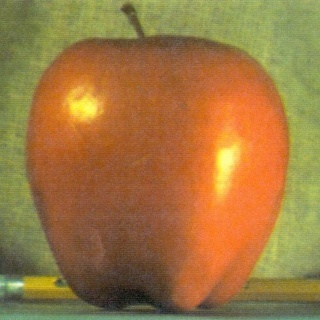
#> input picture images/apple.jpg, 320 x 320 px, found by its file name
$ jupyter execute chapter1_23.4.8.ipynb
#> lines starting #> are read from the running program, lines starting #| are printed output that depends on the picture
## 1.jupyter基本操作
- 按esc进入命令模式
    - M：markdown
    - Y:code
    - R:raw
- 函数提示
    - shift+tab

[cell 1]
import numpy as np
from matplotlib import pyplot as plt

[cell 2]
for i in range(10):
    print(i)

[cell 3]
np.ones(5)

## 2.三个重要属性
- ndim:n dimension
- shape
- dtype:data type数据类型
    - uint8,int64

## 3.矩阵创建

[cell 4]
a=np.array([1,3,1,4]);
a

[cell 5]
b=np.int64([5,6])
b

[cell 6]
c = np.float32([7,8])
c

[cell 7]
c.shape#(2,)
print(c.shape)
c.ndim#1
print(c.ndim)
c.dtype#float32

[cell 8]
c = np.uint16(c)
print(c)
c

[cell 9]
np.arange(1,10,1)

[cell 10]
np.arange(1,10,1.5)

[cell 11]
np.arange(10,1,-1)

[cell 12]
np.linspace(0,2*np.pi,6)

[cell 13]
z = np.zeros((2,4),dtype=int)

[cell 14]
z.dtype

[cell 15]
np.eye(5)

[cell 16]
np.identity(5)

[cell 17]
np.eye(5).dtype

[cell 18]
np.random.randint(0,20,(4,5))

## 4.矩阵转换

[cell 19]
eye = np.eye(5)

[cell 20]
eye = eye.reshape(-1,25)
eye.shape

[cell 21]
eye = eye.reshape(25)
eye.shape

[cell 22]
eye=eye.reshape((5,5))
eye.shape

[cell 23]
b = eye.flatten()
b.shape

[cell 24]
eye.shape

[cell 25]
eye.ravel()

[cell 26]
eye.shape

[cell 27]
#转秩
a = np.random.randint(1,100,(4,5))
a

[cell 28]
b = np.random.randint(2,50,(4,5))
b

[cell 29]
a.T

[cell 30]
a.transpose()

[cell 31]
#拼接
np.hstack((a,b))

[cell 32]
np.vstack((a,b))

[cell 33]
c = np.arange(5)
c,c.shape

[cell 34]
##numpy的广播机制
a,c,a+c

[cell 35]
## 各种最值
a

[cell 36]
print(a.max())
print(a.min())
print(a.mean())

[cell 37]
a.max(axis=0)

[cell 38]
a.min(axis=0)

[cell 39]
print(np.max(a))
print(np.min(a))
print(np.mean(a))

[cell 40]
a

[cell 41]
np.max(a,axis=0)

[cell 42]
np.max(a,axis=1)

## 6.数学运算

[cell 43]
a,b

[cell 44]
a+b

[cell 45]
np.power(a,2)

[cell 46]
19**2

[cell 47]
np.power(a,0.5)

[cell 48]
np.sqrt(a+b)

[cell 49]
np.log(a+b)

[cell 50]
np.log2(a)

[cell 51]
np.log10(1)

[cell 52]
a*b

[cell 53]
a

[cell 54]
c = np.ones(5)
c

[cell 55]
a*c

[cell 56]
c=c*2
c

[cell 57]
a*c

[cell 58]
a@c

[cell 59]
a.dot(c)

## 7.元素获取

[cell 60]
a

[cell 61]
a[0,1]

[cell 62]
a[0:,:]

[cell 63]
a[0,:]

[cell 64]
a[:,0]

[cell 65]
a[0:2,1:4]

[cell 66]
a[:,0]=[0,0,0,0]
a

[cell 67]
a[0,0]=1
a

## 8.图片读写及显示

[cell 68]
import cv2 as cv

[cell 69]
img = cv.imread("pic/apple.jpg")
#> img is the input picture: shape (320, 320, 3); mean B, G, R 64.7, 119.5, 158.9
cv.imwrite("images/apple.jpg",img)
#> Out = True

[cell 70]
cv.imshow("apple",img)
cv.waitKey(100)
cv.destroyAllWindows()

[cell 71]
img2 = cv.cvtColor(img,cv.COLOR_BGR2RGB)
plt.imshow(img2)

plt.show()

[cell 72]
#灰度图
img = cv.imread("images/apple.jpg",0)
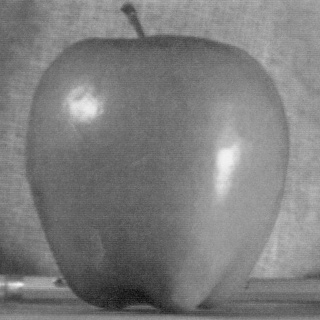
#> img: shape (320, 320); min 12, max 247, mean 125.1
img2 = cv.cvtColor(img,cv.COLOR_BGR2RGB)#方法1
plt.imshow(img2)
plt.show()

[cell 73]
plt.imshow(img,cmap="gray")
plt.show()

[cell 74]
img.ndim
#> Out = 2

[cell 75]
img = cv.imread("images/apple.jpg",0)
img.ndim
#> Out = 2

[cell 76]
def show(img):
    if img.ndim==2:
        plt.imshow(img,cmap="gray")
    elif img.ndim==3:
        img = cv.cvtColor(img,cv.COLOR_BGR2RGB)
        plt.imshow(img)
    plt.show()

[cell 77]
show(img)

## 9.简单绘图

[cell 78]
#plot
x=np.arange(10)
y=x+np.random.randint(1,10,10)
plt.plot(x,y,"*-",color="red")
plt.show()
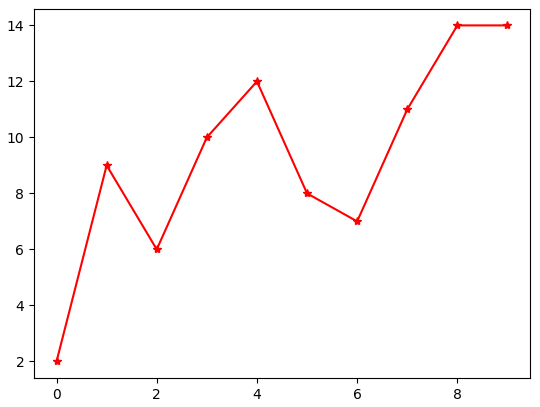
#> figure drawn by matplotlib, 1 panel; curve peaks at x = 8, y = 14

[cell 79]
x=np.linspace(0,1,100)
y1=np.power(x,0.5)
y2=np.power(x,1.0)
y3=np.power(x,2)
plt.plot(x,y1,label="x^0.5")
plt.plot(x,y2,label="x")
plt.plot(x,y3,label="x^2")
plt.legend()
plt.xlabel("x")
plt.ylabel("y")
plt.xlim([0,1])
plt.ylim([0,1])
plt.show()
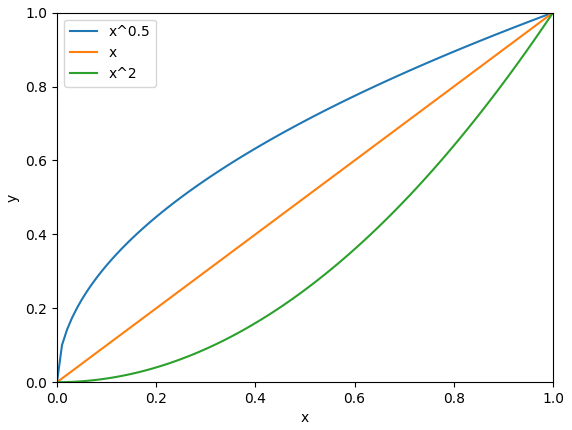
#> figure drawn by matplotlib, 1 panel; curve peaks at x = 1, y = 1; curve peaks at x = 1, y = 1; curve peaks at x = 1, y = 1

[cell 80]
#hist
a=np.random.randint(0,100,1000)
plt.hist(a,rwidth=0.9,color="r")
plt.show()
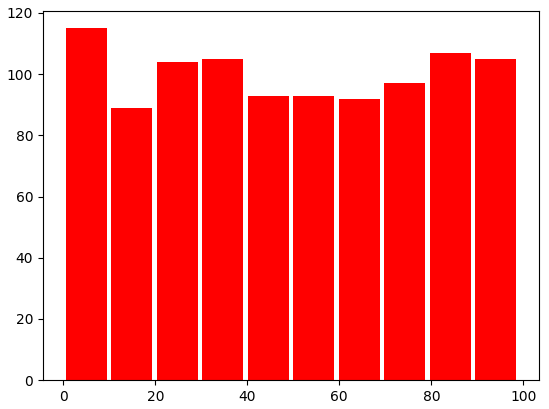
#> figure drawn by matplotlib, 1 panel; tallest bar 115 high, from x = 0.495 to 9.41

[cell 81]
bins=np.arange(-0.5,101,1.0)
plt.hist(a,bins)
plt.show()
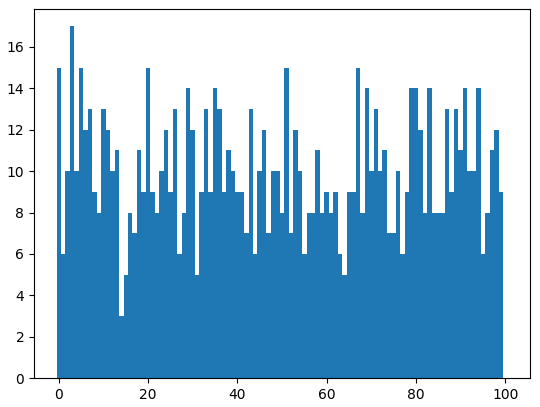
#> figure drawn by matplotlib, 1 panel; tallest bar 17 high, from x = 2.5 to 3.5

$ run again, with images/图像融合.jpg copied over images/apple.jpg
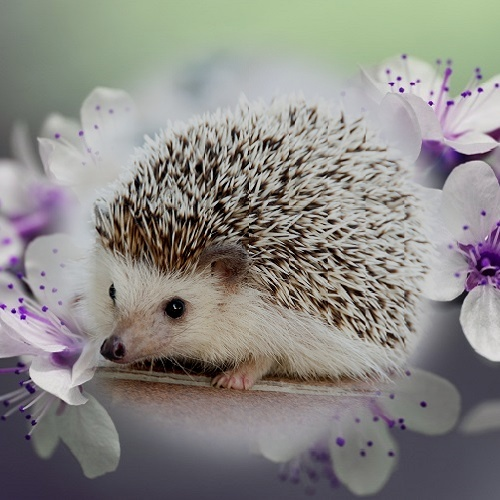
#> input picture images/图像融合.jpg, 500 x 500 px, found by its file name
#> img is the input picture: shape (500, 500, 3); mean B, G, R 133, 136.7, 139.1
#> `cv.imwrite("images/apple.jpg",img)`: Out = True
#> `img = cv.imread("images/apple.jpg",0)`:
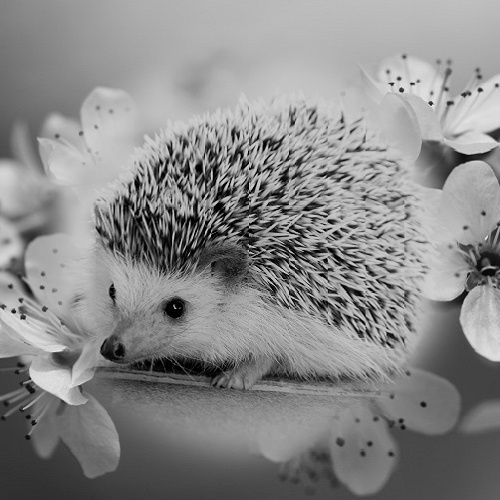
#> img: shape (500, 500); min 0, max 244, mean 137
